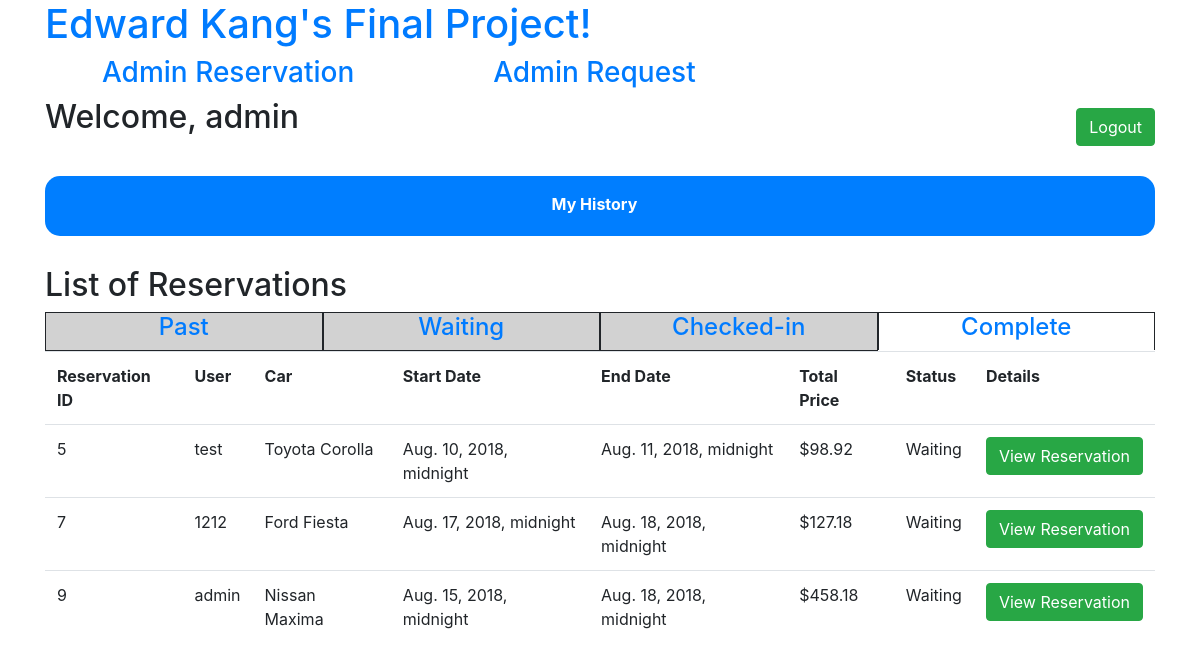
Page /adminpage/reservation/current/waiting (signed in) on the earlier database version.
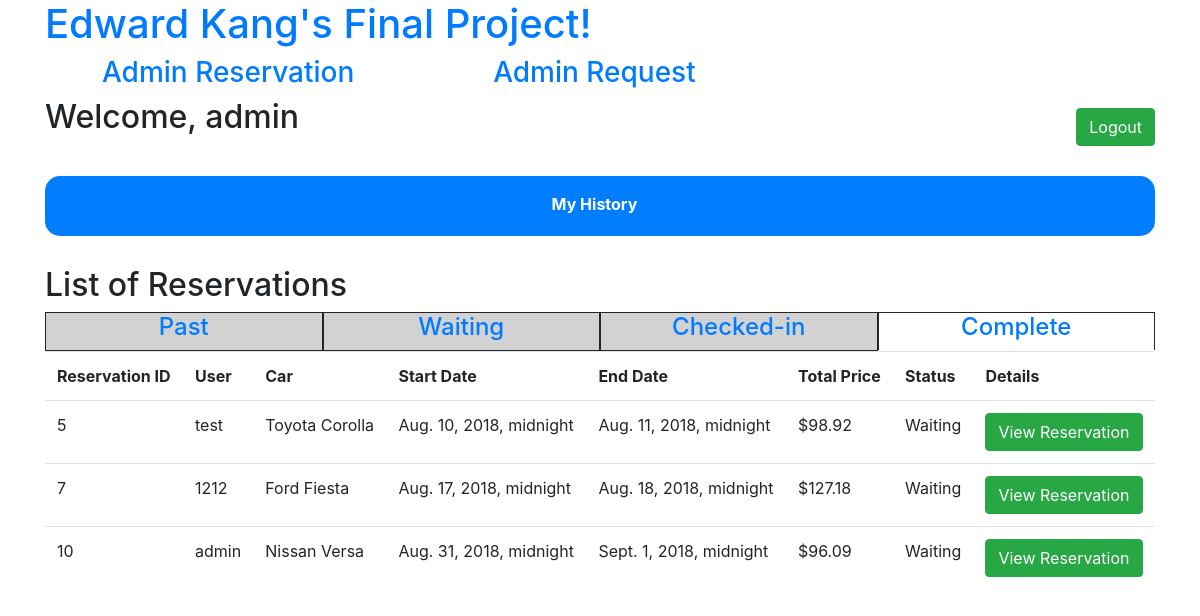
Same page on the later database version.
### rents/models.py (models this page shows, shortened)
class Reservation(models.Model):
    reservation_user = models.ForeignKey(settings.AUTH_USER_MODEL, on_delete=models.CASCADE)
    reservation_car = models.ForeignKey(Car, on_delete=models.CASCADE)
    reservation_start_date = models.DateTimeField()
    reservation_end_date = models.DateTimeField()
    reservation_drop_off = models.ForeignKey(Location, on_delete=models.CASCADE)
    reservation_protection = models.CharField(max_length=64)
    reservation_total_price = models.FloatField()
    reservation_status = models.CharField(max_length=64)
    reservation_request = models.CharField(max_length=64)

class Car(models.Model):
    car_brand = models.CharField(max_length=64)
    car_name = models.CharField(max_length=64)
    car_type = models.CharField(max_length=64)
    car_price = models.FloatField()
    car_size = models.IntegerField()
    car_detail = models.CharField(max_length=64)
    car_status = models.CharField(max_length=64)
    car_location = models.ForeignKey(Location, on_delete=models.CASCADE)

### rents/views.py (the view)
# urls.py: path("adminpage/reservation/<str:time>/<str:status>", views.adminReservationView, name="admin_reservation"),
@user_passes_test(lambda user: user.is_superuser)
def adminReservationView(request, time, status):
    if not request.user.is_authenticated:
        return render(request, 'rents/login.html', {'message': 'Please login first.'})
    current_time = datetime.now()
    if time == 'past':
        reservation_list = Reservation.objects.filter(reservation_end_date__lt=current_time).all()
        search_status = 'past'
    elif time == 'current':
        if status == 'waiting':
            reservation_list = Reservation.objects.filter(Q(reservation_end_date__gt=current_time)&Q(reservation_status='Waiting')).all()
            search_status = 'currentwait'
        elif status == 'checked':
            reservation_list = Reservation.objects.filter(Q(reservation_end_date__gt=current_time)&Q(reservation_status='Checked-in')).all()
            search_status = 'currentcheck'
        elif status == 'complete':
            reservation_list = Reservation.objects.filter(Q(reservation_end_date__gt=current_time)&(Q(reservation_status='Complete')|Q(reservation_status='Canceled'))).all()
            search_status = 'currentcomplete'
    context = {
        'reservationlists' : reservation_list,
        'searchstatus' : search_status
    }
    return render(request, 'rents/admin_reservation.html', context)

### rents/templates/rents/admin_reservation.html (shortened to what this page needs)
{% extends "rents/menu.html" %}
{% block body %}
<div id="body_content" class="form-group">
    <div>
        <h2>List of Reservations</h2>
        <div class="body_table">
            <div class="body_table_content">
                <div id="past_reservation">
                    <h4><a href="/adminpage/reservation/past/else">Past</a></h4>
                </div>
                <div id="waiting_reservation">
                    <h4><a href="/adminpage/reservation/current/waiting">Waiting</a></h4>
                </div>
                <div id="check_in_reservation">
                    <h4><a href="/adminpage/reservation/current/checked">Checked-in</a></h4>
                </div>
                <div id="complete_reservation">
                    <h4><a href="/adminpage/reservation/current/complete">Complete</a></h4>
                </div>
                <div>
                    <table class="table">
                        <tr>
                            <th>Reservation ID</th>
                            <th>User</th>
                            <th>Car</th>
                            <th>Start Date</th>
                            <th>End Date</th>
                            <th>Total Price</th>
                            <th>Status</th>
                            <th>Details</th>
                        </tr>
                        {% for reservationlist in reservationlists %}
                        <tr>
                            <td>{{ reservationlist.id }}</td>
                            <td>{{ reservationlist.reservation_user.username }}</td>
                            <td>{{ reservationlist.reservation_car.car_brand }} {{ reservationlist.reservation_car.car_name }}</td>
                            <td>{{ reservationlist.reservation_start_date }}</td>
                            <td>{{ reservationlist.reservation_end_date }}</td>
                            <td>${{ reservationlist.reservation_total_price|floatformat:2 }}</td>
                            <td>{{ reservationlist.reservation_status }}</td>
                            <td><input class="btn btn-success" type="button" value="View Reservation" onclick="viewAdminReservation(`{{ reservationlist.id }}`)" /></td>
                        </tr>
                        {% endfor %}
                    </table>
                </div>
            </div>
        </div>
    </div>
</div>
{% endblock %}

Differences in the rows shown:
no longer on this page (row edited): Reservation: id "9", reservation_user.username "admin", reservation_car.car_brand "Nissan", reservation_car.car_name "Maxima", reservation_start_date "Aug. 15, 2018, midnight", reservation_end_date "Aug. 18, 2018, midnight", reservation_total_price "458.18", reservation_status "Waiting"
added Reservation: id "10", reservation_user.username "admin", reservation_car.car_brand "Nissan", reservation_car.car_name "Versa", reservation_start_date "Aug. 31, 2018, midnight", reservation_end_date "Sept. 1, 2018, midnight", reservation_total_price "96.09", reservation_status "Waiting"
